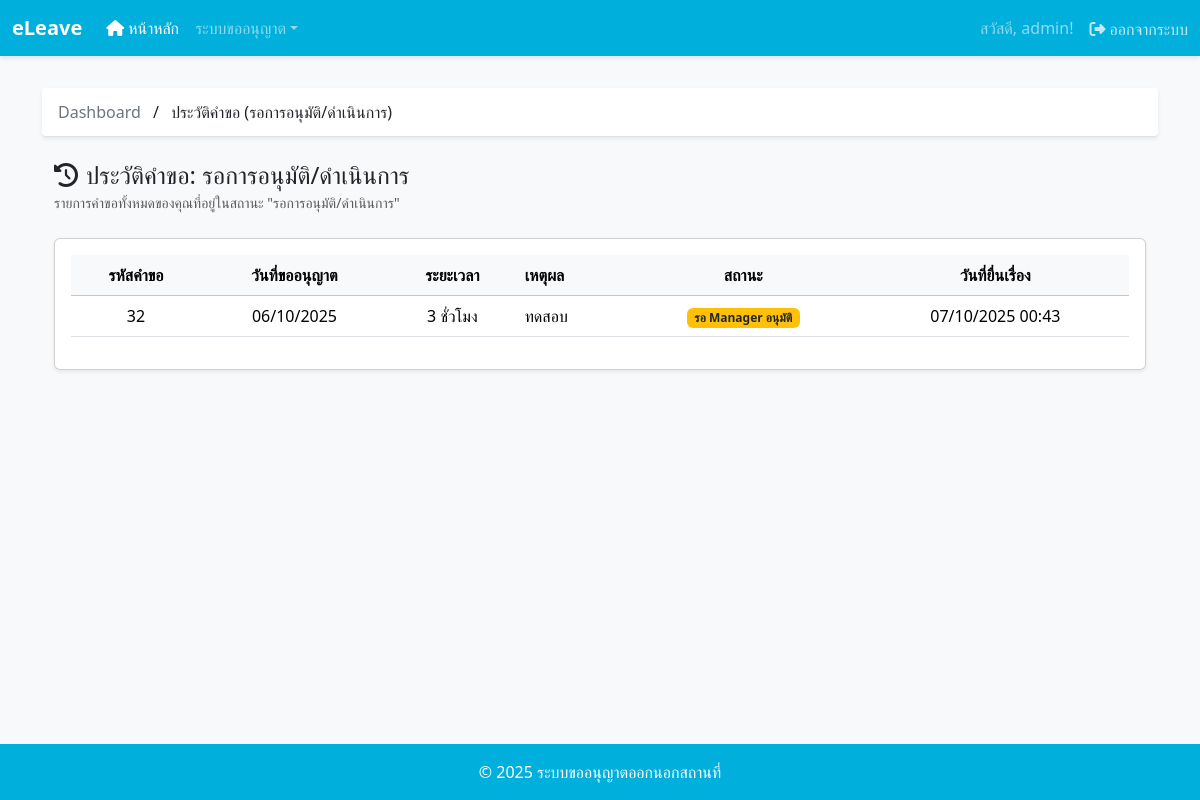
Page /requests/pending/ (signed in) on the committed database.
### app/models.py (models this page shows, shortened)
class LeaveRequest(models.Model):
    STATUS_CHOICES = [
        ('Pending', 'Pending'),
        ('Approved', 'Approved'),
        ('Rejected', 'Rejected'),
        ('Info Requested', 'Info Requested'),
    ]
    DURATION_CHOICES = [('3 ชั่วโมง', '3 ชั่วโมง'), ('ครึ่งวัน', 'ครึ่งวัน'), ('เต็มวัน', 'เต็มวัน')]
    request_id = models.AutoField(primary_key=True)
    employee = models.ForeignKey(Employee, on_delete=models.CASCADE)
    reason = models.TextField(null=True, blank=True)
    status = models.CharField(max_length=20, choices=STATUS_CHOICES, default='Pending')
    leave_date = models.DateField(default=timezone.now)
    leave_duration = models.CharField(max_length=10, choices=DURATION_CHOICES, default='3 ชั่วโมง')
    request_datetime = models.DateTimeField(default=timezone.now)
    current_approver_role = models.CharField(max_length=20, default='manager')
    info_request_comment = models.TextField(null=True, blank=True)
    attachment = models.FileField(upload_to='attachments/', null=True, blank=True)
    def get_detailed_status(self):
        if self.status == 'Approved':
            return {'text': 'อนุมัติแล้ว', 'color': 'success'}
        if self.status == 'Rejected':
            return {'text': 'ถูกปฏิเสธ', 'color': 'danger'}
        if self.status == 'Info Requested':
            return {'text': 'รอข้อมูลเพิ่มเติม', 'color': 'info'}
        if self.status == 'Pending':
            if self.current_approver_role == 'manager':
                return {'text': 'รอ Manager อนุมัติ', 'color': 'warning'}
            if self.current_approver_role == 'supervisor':
                return {'text': 'รอ Supervisor อนุมัติ', 'color': 'primary'}
            if self.current_approver_role == 'hr_safety':
                return {'text': 'รอ HR/Safety อนุมัติ', 'color': 'info'}
        return {'text': self.status, 'color': 'secondary'}
    @property
    def ordered_approval_history(self):
        return self.approvalhistory_set.order_by('approval_order', 'approval_date')

### app/views.py (the view)
# urls.py: path('requests/pending/', views.pending_requests_view, name='requests-pending'),
@login_required
def pending_requests_view(request):
    if not hasattr(request.user, 'employee'): return redirect('app:dashboard')  # noqa: E701
    employee = request.user.employee
    requests = LeaveRequest.objects.filter(
        employee=employee,
        status__in=['Pending', 'Info Requested']
    ).order_by('-request_datetime')
    context = {'requests': requests, 'status_title': 'รอการอนุมัติ/ดำเนินการ'}
    return render(request, 'app/request_list.html', context)

### app/context_processors.py (called while the page is built)
def load_site_config(request):
    try:
        with open(CONFIG_FILE_PATH, 'r', encoding='utf-8') as f:
            config = json.load(f)
    except (FileNotFoundError, json.JSONDecodeError):
        config = {
            'brand_name': 'eLeave (Default)',
            'footer_text': '&copy; 2025 (Default)',
            'color_primary': '#3498db',
            'color_success': '#198754',
            'color_warning': '#f39c12',
            'color_danger': '#e74c3c'
        }
    return {'site_config': config}

### app/templates/app/request_list.html (shortened to what this page needs)
{% extends 'base.html' %}
{% load static %}
{% block breadcrumb %}
  <a href="{% url 'app:dashboard' %}" class="text-decoration-none text-secondary">Dashboard</a>
  <span class="mx-2">/</span>
  <span class="text-dark">ประวัติคำขอ ({{ status_title }})</span>
{% endblock %}
{% block content %}
<div class="container-fluid">
    <div class="d-flex justify-content-between align-items-center mb-4">
        <div>
            <h2 class="h4 mb-0"><i class="fas fa-history me-2"></i>ประวัติคำขอ: {{ status_title }}</h2>
            <small class="text-muted">รายการคำขอทั้งหมดของคุณที่อยู่ในสถานะ "{{ status_title }}"</small>
        </div>
    </div>
    <div class="card shadow-sm">
        <div class="card-body">
            <div class="table-responsive">
                <table class="table table-hover align-middle">
                    <thead class="table-light text-center">
                        <tr>
                            <th>รหัสคำขอ</th>
                            <th>วันที่ขออนุญาต</th>
                            <th>ระยะเวลา</th>
                            <th class="text-start">เหตุผล</th>
                            <th>สถานะ</th>
                            <th>วันที่ยื่นเรื่อง</th>
                        </tr>
                    </thead>
                    <tbody class="text-center">
                        {% for request in requests %}
                        <tr data-bs-toggle="modal" data-bs-target="#detailModal-{{ request.request_id }}">
                            <td>{{ request.request_id }}</td>
                            <td>{{ request.leave_date|date:"d/m/Y" }}</td>
                            <td>{{ request.get_leave_duration_display }}</td>
                            <td class="text-start">{{ request.reason|truncatewords:15 }}</td>
                            <td>
                                {% with detailed_status=request.get_detailed_status %}
                                    <span class="badge bg-{{ detailed_status.color }} {% if detailed_status.color == 'warning' or detailed_status.color == 'info' %}text-dark{% endif %}">
                                        {{ detailed_status.text }}
                                    </span>
                                {% endwith %}
                            </td>
                            <td>{{ request.request_datetime|date:"d/m/Y H:i" }}</td>
                        </tr>
                        {% empty %}
                        <tr><td colspan="6" class="text-center p-5"><p class="text-muted">ไม่พบรายการคำขอ</p></td></tr>
                        {% endfor %}
                    </tbody>
                </table>
            </div>
        </div>
    </div>
</div>
{% endblock %}

### app/templates/base.html (shortened to what this page needs)
{% load static %}
<!DOCTYPE html>
<html lang="th">
<head>
    <link href="https://cdn.jsdelivr.net/npm/bootstrap@5.3.3/dist/css/bootstrap.min.css" rel="stylesheet" />
    <link rel="stylesheet" href="https://cdnjs.cloudflare.com/ajax/libs/font-awesome/6.4.0/css/all.min.css" />
</head>
<body>
    <nav class="navbar navbar-expand-lg navbar-dark navbar-custom sticky-top">
        <div class="container-fluid">
            <a class="navbar-brand fw-bold" href="{% url 'app:dashboard' %}">{{ site_config.brand_name|default:'eLeave' }}</a>
            <div class="collapse navbar-collapse" id="navbarNav">
                <ul class="navbar-nav me-auto mb-2 mb-lg-0">
                    <li class="nav-item">
                        <a class="nav-link active" href="{% url 'app:dashboard' %}"><i class="fas fa-home me-1"></i>หน้าหลัก</a>
                    </li>
                    {% if user.is_authenticated and not is_security %}
                    <li class="nav-item dropdown">
                        <a class="nav-link dropdown-toggle" href="#" role="button" data-bs-toggle="dropdown">ระบบขออนุญาต</a>
                    </li>
                    {% endif %}
                </ul>
                <div class="d-flex align-items-center">
                    {% if user.is_authenticated %}
                      <span class="navbar-text me-3">สวัสดี, {{ user.first_name|default:user.username }}!</span>
                      <form class="logout-form d-inline" action="{% url 'app:logout' %}" method="post">
                        <button type="submit" class="btn"><i class="fas fa-sign-out-alt me-1"></i>ออกจากระบบ</button>
                      </form>
                    {% endif %}
                </div>
            </div>
        </div>
    </nav>
    <main class="main-content container">
        <div class="breadcrumb-bar shadow-sm">
            {% block breadcrumb %}<a href="{% url 'app:dashboard' %}" class="text-decoration-none text-secondary"><i class="fas fa-home me-2"></i>หน้าหลัก</a>{% endblock %}
        </div>
        {% block content %}
        {% endblock %}
        </main>
    <footer class="footer">
        <span>{{ site_config.footer_text|safe|default:"&copy; 2025 ระบบขออนุญาตออกนอกสถานที่" }}</span>
    </footer>
</body>
</html>

### rows in the picture
LeaveRequest: request_id "32", leave_date "06/10/2025", leave_duration "3 ชั่วโมง", reason "ทดสอบ", get_detailed_status.text "รอ Manager อนุมัติ", request_datetime "07/10/2025 00:43"

### other values in the picture
{{ site_config.brand_name|default:'eLeave' }} "eLeave"
{{ user.first_name|default:user.username }} "admin"
{{ status_title }} "รอการอนุมัติ/ดำเนินการ"
